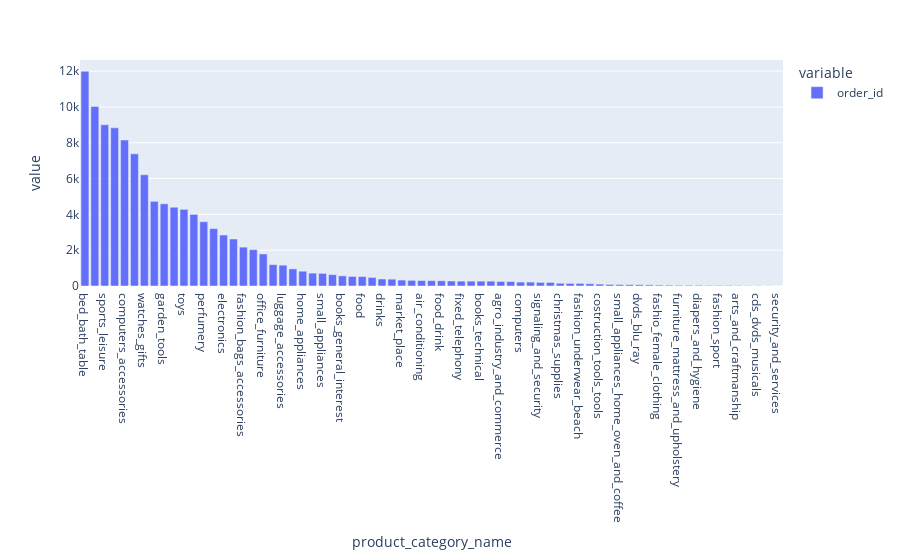

Notebook code cell kept with this figure:
### Code cell
cat=df_dataset.groupby('product_category_name')['order_id'].count()
cat=cat.sort_values(ascending = False)
fig = px.bar(cat)
fig.show()
cat.tail(10)

### Figure 1 — Plotly figure (JSON) as saved in the notebook; plotly's stock layout.template omitted (floating-point values rounded to 4 significant figures)
{"data": [{"alignmentgroup": "True", "hovertemplate": "variable=order_id<br>product_category_name=%{x}<br>value=%{y}<extra></extra>", "legendgroup": "order_id", "marker": {"color": "#636efa", "pattern": {"shape": ""}}, "name": "order_id", "offsetgroup": "order_id", "orientation": "v", "showlegend": true, "textposition": "auto", "type": "bar", "x": ["bed_bath_table", "health_beauty", "sports_leisure", "furniture_decor", "computers_accessories", "housewares", "watches_gifts", "telephony", "garden_tools", "auto", "toys", "cool_stuff", "perfumery", "baby", "electronics", "stationery", "fashion_bags_accessories", "pet_shop", "office_furniture", "consoles_games", "luggage_accessories", "construction_tools_construction", "home_appliances", "musical_instruments", "small_appliances", "home_construction", "books_general_interest", "furniture_living_room", "food", "home_confort", "drinks", "audio", "market_place", "construction_tools_lights", "air_conditioning", "kitchen_dining_laundry_garden_furniture", "food_drink", "fashion_shoes", "fixed_telephony", "industry_commerce_and_business", "books_technical", "home_appliances_2", "agro_industry_and_commerce", "costruction_tools_garden", "computers", "art", "signaling_and_security", "construction_tools_safety", "christmas_supplies", "fashion_male_clothing", "fashion_underwear_beach", "furniture_bedroom", "costruction_tools_tools", "tablets_printing_image", "small_appliances_home_oven_and_coffee", "cine_photo", "dvds_blu_ray", "books_imported", "fashio_female_clothing", "party_supplies", "furniture_mattress_and_upholstery", "music", "diapers_and_hygiene", "flowers", "fashion_sport", "home_comfort_2", "arts_and_craftmanship", "la_cuisine", "cds_dvds_musicals", "fashion_childrens_clothes", "security_and_services"], "xaxis": "x", "y": [11990, 10030, 9005, 8833, 8151, 7380, 6213, 4726, 4590, 4400, 4281, 3999, 3589, 3204, 2847, 2625, 2170, 2030, 1788, 1192, 1163, 955, 826, 719, 705, 635, 565, 532, 526, 478, 390, 381, 332, 314, 302, 299, 291, 278, 272, 272, 272, 271, 252, 247, 220, 219, 201, 199, 155, 145, 144, 126, 105, 87, 78, 74, 71, 62, 50, 46, 41, 40, 39, 33, 31, 31, 24, 16, 14, 8, 2], "yaxis": "y"}], "layout": {"barmode": "relative", "legend": {"title": {"text": "variable"}, "tracegroupgap": 0}, "margin": {"t": 60}, "xaxis": {"anchor": "y", "domain": [0, 1], "title": {"text": "product_category_name"}}, "yaxis": {"anchor": "x", "domain": [0, 1], "title": {"text": "value"}}}}
